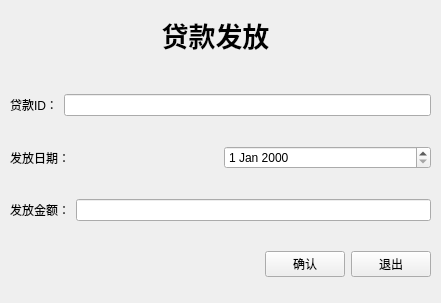
<?xml version="1.0" encoding="UTF-8"?>
<ui version="4.0">
 <class>Form</class>
 <widget class="QWidget" name="Form">
  <property name="geometry">
   <rect>
    <x>0</x>
    <y>0</y>
    <width>441</width>
    <height>303</height>
   </rect>
  </property>
  <property name="windowTitle">
   <string>Form</string>
  </property>
  <widget class="QLabel" name="label">
   <property name="geometry">
    <rect>
     <x>130</x>
     <y>10</y>
     <width>171</width>
     <height>51</height>
    </rect>
   </property>
   <property name="text">
    <string>&lt;html&gt;&lt;head/&gt;&lt;body&gt;&lt;p align=&quot;center&quot;&gt;&lt;span style=&quot; font-size:20pt; font-weight:600;&quot;&gt;贷款发放&lt;/span&gt;&lt;/p&gt;&lt;/body&gt;&lt;/html&gt;</string>
   </property>
  </widget>
  <widget class="QWidget" name="">
   <property name="geometry">
    <rect>
     <x>10</x>
     <y>70</y>
     <width>421</width>
     <height>231</height>
    </rect>
   </property>
   <layout class="QVBoxLayout" name="verticalLayout">
    <item>
     <layout class="QHBoxLayout" name="horizontalLayout">
      <item>
       <widget class="QLabel" name="label_2">
        <property name="text">
         <string>贷款ID：</string>
        </property>
       </widget>
      </item>
      <item>
       <widget class="QLineEdit" name="lineEdit"/>
      </item>
     </layout>
    </item>
    <item>
     <layout class="QHBoxLayout" name="horizontalLayout_2">
      <item>
       <widget class="QLabel" name="label_3">
        <property name="text">
         <string>发放日期：</string>
        </property>
       </widget>
      </item>
      <item>
       <widget class="QDateEdit" name="dateEdit">
        <property name="readOnly">
         <bool>false</bool>
        </property>
       </widget>
      </item>
     </layout>
    </item>
    <item>
     <layout class="QHBoxLayout" name="horizontalLayout_3">
      <item>
       <widget class="QLabel" name="label_4">
        <property name="text">
         <string>发放金额：</string>
        </property>
       </widget>
      </item>
      <item>
       <widget class="QLineEdit" name="lineEdit_2"/>
      </item>
     </layout>
    </item>
    <item>
     <layout class="QHBoxLayout" name="horizontalLayout_4">
      <item>
       <spacer name="horizontalSpacer">
        <property name="orientation">
         <enum>Qt::Horizontal</enum>
        </property>
        <property name="sizeHint" stdset="0">
         <size>
          <width>40</width>
          <height>20</height>
         </size>
        </property>
       </spacer>
      </item>
      <item>
       <widget class="QPushButton" name="pushButton">
        <property name="text">
         <string>确认</string>
        </property>
       </widget>
      </item>
      <item>
       <widget class="QPushButton" name="pushButton_2">
        <property name="text">
         <string>退出</string>
        </property>
       </widget>
      </item>
     </layout>
    </item>
   </layout>
  </widget>
 </widget>
 <resources/>
 <connections>
  <connection>
   <sender>pushButton_2</sender>
   <signal>clicked()</signal>
   <receiver>Form</receiver>
   <slot>close()</slot>
   <hints>
    <hint type="sourcelabel">
     <x>409</x>
     <y>272</y>
    </hint>
    <hint type="destinationlabel">
     <x>436</x>
     <y>276</y>
    </hint>
   </hints>
  </connection>
 </connections>
</ui>
